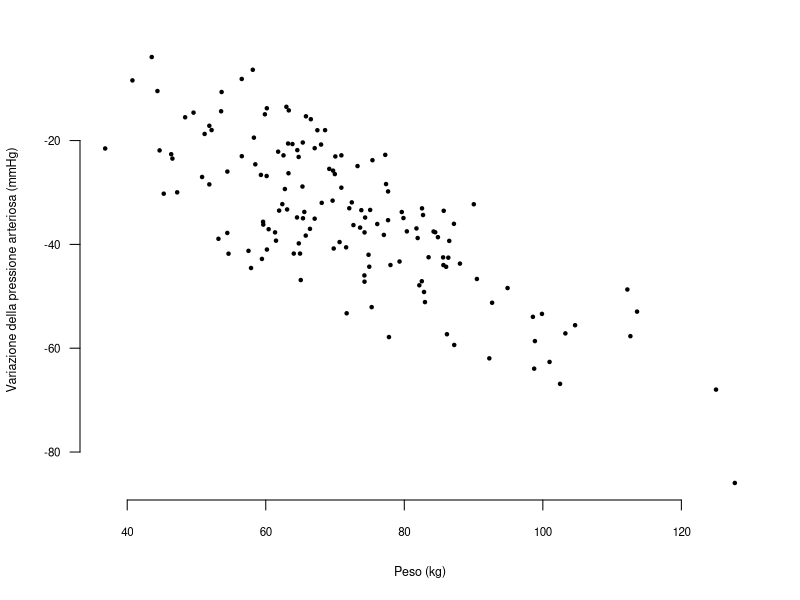
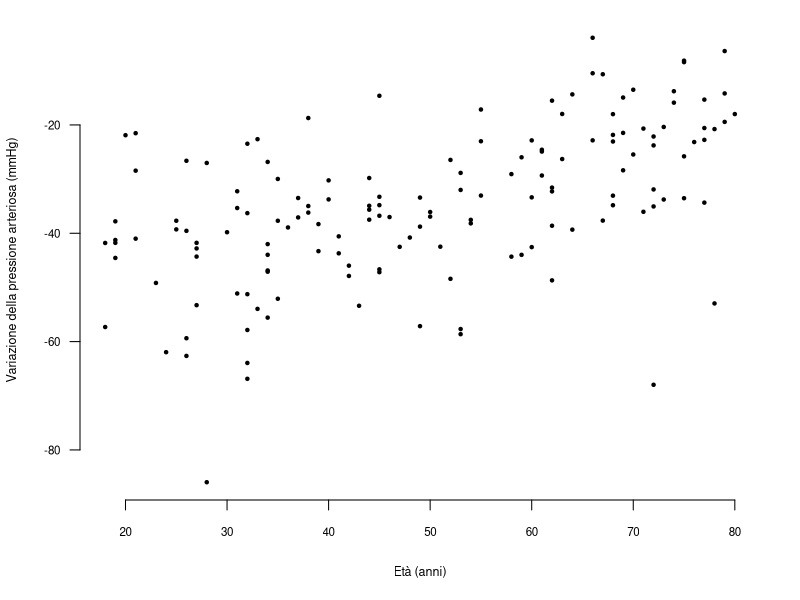
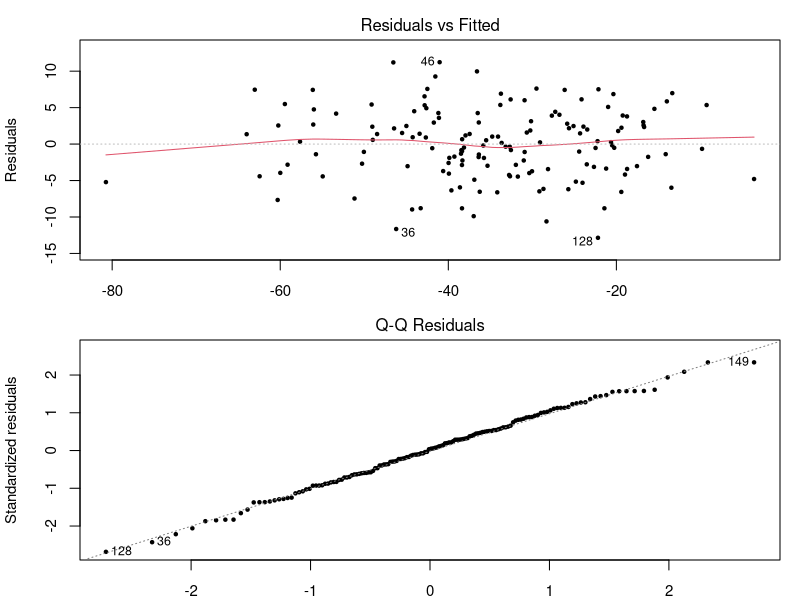
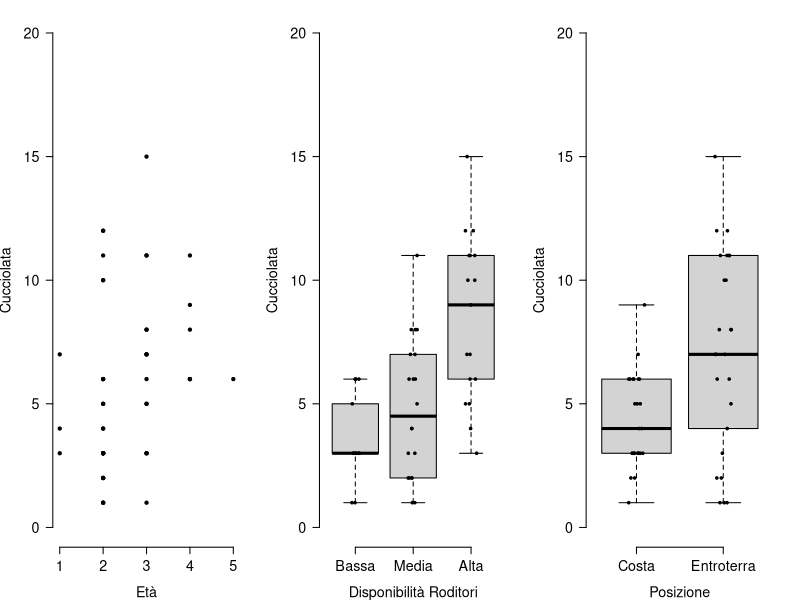
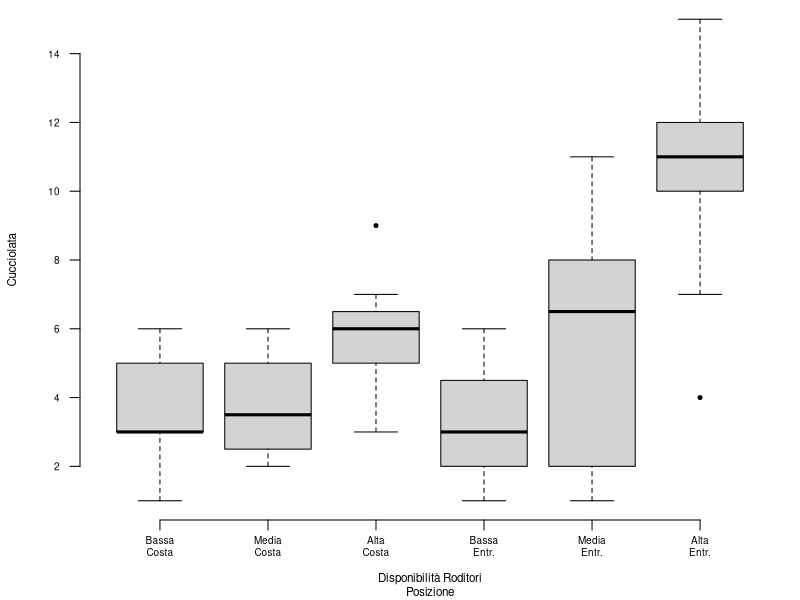
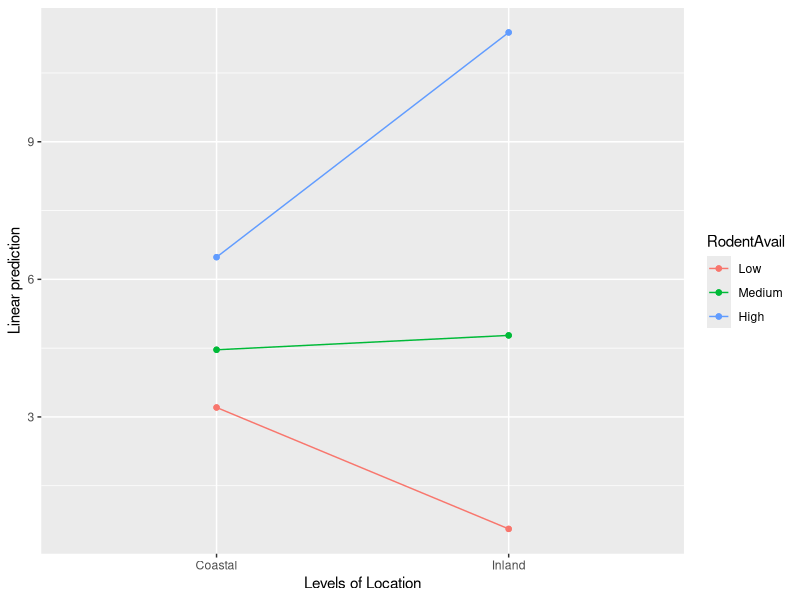
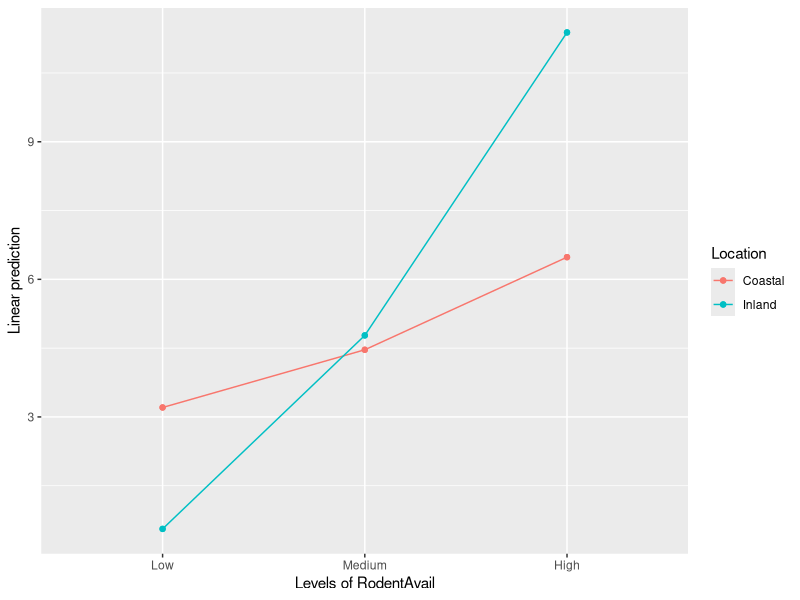

Write R code to recreate these figures, in order.
## ---- chunk 1
library(tufte)
library(xtable)
knitr::opts_chunk$set(echo = TRUE)
knitr::opts_knit$set(global.par = TRUE)

# See https://stackoverflow.com/questions/25646333/code-chunk-font-size-in-rmarkdown-with-knitr-and-latex
def.chunk.hook  <- knitr::knit_hooks$get("chunk")
knitr::knit_hooks$set(chunk = function(x, options) 
  {
  x <- def.chunk.hook(x, options)
  ifelse(options$size != "normalsize", paste0("\\", options$size,"\n\n", x, "\n\n\\normalsize"), x)
  })

# See https://stackoverflow.com/questions/23349525/how-to-set-knitr-chunk-output-width-on-a-per-chunk-basis
knitr::knit_hooks$set(width=local({
    .width <- 0
    function(before, options, envir) {
        if (before) .width <<- options(width=options$width)
        else options(.width)
    }
}))

## ---- chunk 2
setwd("~/Lezione 2/")
pressure <- read.csv("pressure-workshop2.csv")
## ---- chunk 3
par(mar = c(5, 4, 2, 2))
plot(Response ~ Weight, pressure, pch = 20, las = 1, cex = 0.7, bty = "n",
     xlab = "Peso (kg)", ylab = "Variazione della pressione arteriosa (mmHg)", 
     cex.axis = 0.7, cex.lab = 0.75)
## ---- chunk 4
model <- lm(Response ~ Weight, data = pressure)
## ---- chunk 5
summary(model)
## ---- chunk 6
par(mar = c(5, 4, 1, 2))
plot(Response ~ Age, pressure, pch = 20, las = 1, cex = 0.7, bty = "n",
     xlab = "Età (anni)", ylab = "Variazione della pressione arteriosa (mmHg)", 
     cex.axis = 0.7, cex.lab = 0.75)
## ---- chunk 7
model.2 <- lm(Response ~ Weight + Age, data = pressure)
## ---- chunk 8
par(mar = c(2, 4, 2, 1), mfrow = c(2, 1), cex.axis = 0.9, cex.lab = 0.9, pch = 20)
plot(model.2, 1:2, cex = 0.7)
## ---- chunk 9
summary(model.2)
## ---- chunk 10
model.3 <- lm(Response ~ Weight + Age + Sex, data = pressure)
## ---- chunk 11
summary(model.3)
## ---- chunk 12
anova(model, model.2)
## ---- chunk 13
anova(model.2, model.3)
## ---- chunk 14
drop1(model.3, test = "F")
## ---- chunk 15
foxes <- read.csv("fox-workshop2.csv")

summary(foxes)
## ---- chunk 16
foxes$RodentAvail <- factor(foxes$RodentAvail, 
                            levels = c("Low", "Medium", "High"))
## ---- chunk 17
oldpar <- par(mfrow = c(1, 3), mar = c(4, 4, 1, 2), 
              las = 1, bty = "n", cex.lab = 1.3, cex.axis = 1.3)
plot(LitterSize ~ Age, data = foxes, pch = 20, 
     ylim = c(0, 20), ylab = "Cucciolata", xlab="Età")
boxplot(LitterSize ~ RodentAvail, data = foxes, 
        ylim = c(0, 20), ylab = "Cucciolata", 
        xlab = "Disponibilità Roditori", frame = F, names=c("Bassa", "Media", "Alta"))
stripchart(LitterSize ~ RodentAvail, data = foxes,
           vertical = TRUE, pch = 20, cex = 0.8,
           add = TRUE, method = "jitter")
boxplot(LitterSize ~ Location, data = foxes, 
        ylim = c(0, 20), ylab = "Cucciolata", xlab="Posizione", names=c("Costa", "Entroterra"))
stripchart(LitterSize ~ Location, data = foxes,
           vertical = TRUE, pch = 20, cex = 0.8,
           add = TRUE, method = "jitter")
par(oldpar)
## ---- chunk 18
model <- lm(LitterSize ~ Age + Location + RodentAvail, data = foxes)
## ---- chunk 19
summary(model)
## ---- chunk 20
par(cex.lab = 0.7, cex.axis = 0.7, las = 1, bty = "n", 
    mfrow = c(1, 1), mar = c(4, 4, 0, 1))
## ---- chunk 21
boxplot(LitterSize ~ RodentAvail * Location, data = foxes, 
        pch = 20, cex = 0.8, ylab = "Cucciolata",
        las = 1, cex.axis = 0.6, xlab = "Disponibilità Roditori\nPosizione",
        names = c("Bassa\nCosta", "Media\nCosta", "Alta\nCosta",
                  "Bassa\nEntr.", "Media\nEntr.", "Alta\nEntr."))
## ---- chunk 22
model.2 <- lm(LitterSize ~ Age + Location + RodentAvail + RodentAvail:Location, data = foxes)
## ---- chunk 23
model.2 <- lm(LitterSize ~ Age + Location * RodentAvail, data = foxes)
## ---- chunk 24
summary(model.2)
## ---- chunk 25
par(mar = c(4, 4, 1, 4), cex = 0.5, cex.lab = 1, cex.axis = 1)
## ---- chunk 26
library(emmeans) # Devi avere installato emmeans!
emmip(model.2, RodentAvail ~ Location)
emmip(model.2, Location ~ RodentAvail)
## ---- chunk 27
marginals <- emmeans(model.2, ~ Location * RodentAvail)
pairs(marginals, by = "RodentAvail")
